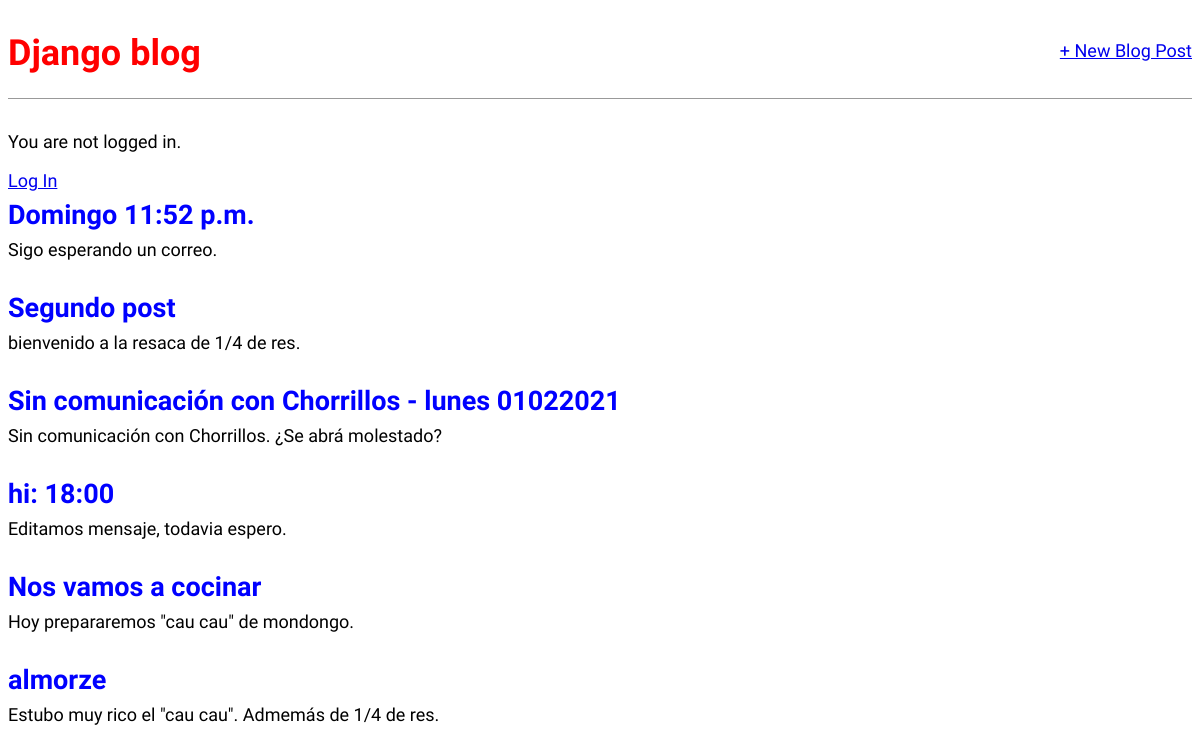
The page / on the database its author committed.
### blog/models.py (models this page shows, shortened)
class Post(models.Model):
    title = models.CharField(max_length=200)
    author = models.ForeignKey('auth.User',on_delete=models.CASCADE,)
    body = models.TextField()

### blog/views.py (the view)
# urls.py: path('', BlogListView.as_view(), name='home'),
class BlogListView(ListView):
    model = Post
    template_name = 'home.html'

### blog/templates/home.html
{% extends 'base.html' %}
{% block content %}
{% for post in object_list %}
<div class="post-entry">
    <h2><a href="{% url 'post_detail' post.pk %}">{{ post.title }}</a></h2>
    <p>{{ post.body }}</p>
</div>
{% endfor %}
{% endblock content %}

### static/css/base.css (style rules this page uses)
body { font-family: "Source Sans Pro", sans-serif; font-size: 18px; }
.post-entry { margin-bottom: 2rem; }
.post-entry h2 { margin: 0.5rem 0; }
.post-entry h2 a, .post-entry h2 a:visited { color: blue; text-decoration: none; }
.post-entry p { margin: 0; font-weight: 400; }

### rows shown on the page
Post: title "Domingo 11:52 p.m.", body "Sigo esperando un correo."
Post: title "Segundo post", body "bienvenido a la resaca de 1/4 de res."
Post: title "Sin comunicación con Chorrillos - lunes 01022021", body "Sin comunicación con Chorrillos. ¿Se abrá molestado?"
Post: title "hi: 18:00", body "Editamos mensaje, todavia espero."
Post: title "Nos vamos a cocinar", body "Hoy prepararemos \"cau cau\" de mondongo."
Post: title "almorze", body "Estubo muy rico el \"cau cau\". Admemás de 1/4 de res."
